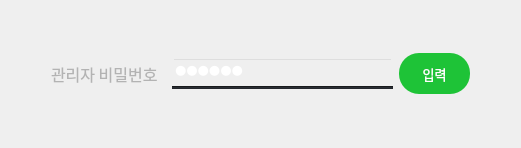
            <widget class="QWidget" name="admin_page">
             <layout class="QVBoxLayout" name="verticalLayout_37">
              <item>
               <layout class="QVBoxLayout" name="verticalLayout_36">
                <item>
                 <spacer name="verticalSpacer_14">
                  <property name="orientation">
                   <enum>Qt::Orientation::Vertical</enum>
                  </property>
                  <property name="sizeHint" stdset="0">
                   <size>
                    <width>20</width>
                    <height>40</height>
                   </size>
                  </property>
                 </spacer>
                </item>
                <item>
                 <layout class="QHBoxLayout" name="horizontalLayout_38">
                  <item>
                   <spacer name="horizontalSpacer_37">
                    <property name="orientation">
                     <enum>Qt::Orientation::Horizontal</enum>
                    </property>
                    <property name="sizeHint" stdset="0">
                     <size>
                      <width>40</width>
                      <height>20</height>
                     </size>
                    </property>
                   </spacer>
                  </item>
                  <item>
                   <widget class="QLabel" name="admin_pw_label">
                    <property name="minimumSize">
                     <size>
                      <width>115</width>
                      <height>46</height>
                     </size>
                    </property>
                    <property name="maximumSize">
                     <size>
                      <width>115</width>
                      <height>46</height>
                     </size>
                    </property>
                    <property name="font">
                     <font>
                      <family>Sans</family>
                      <pointsize>12</pointsize>
                     </font>
                    </property>
                    <property name="styleSheet">
                     <string notr="true">color: rgb(179,179,179);
background-color: rgba(255, 255, 255, 0);</string>
                    </property>
                    <property name="text">
                     <string>관리자 비밀번호</string>
                    </property>
                    <property name="alignment">
                     <set>Qt::AlignmentFlag::AlignLeading|Qt::AlignmentFlag::AlignLeft|Qt::AlignmentFlag::AlignVCenter</set>
                    </property>
                   </widget>
                  </item>
                  <item>
                   <layout class="QVBoxLayout" name="verticalLayout_35">
                    <property name="spacing">
                     <number>0</number>
                    </property>
                    <item>
                     <widget class="QLineEdit" name="admin_pw_input">
                      <property name="minimumSize">
                       <size>
                        <width>221</width>
                        <height>21</height>
                       </size>
                      </property>
                      <property name="maximumSize">
                       <size>
                        <width>221</width>
                        <height>21</height>
                       </size>
                      </property>
                      <property name="font">
                       <font>
                        <family>Sans</family>
                        <pointsize>10</pointsize>
                       </font>
                      </property>
                      <property name="focusPolicy">
                       <enum>Qt::FocusPolicy::StrongFocus</enum>
                      </property>
                      <property name="styleSheet">
                       <string notr="true">qproperty-frame: false;
font-size:10pt;
color: rgb(255, 255, 255);
background-color: rgba(255, 255, 255, 0);</string>
                      </property>
                      <property name="text">
                       <string>asdsad</string>
                      </property>
                      <property name="echoMode">
                       <enum>QLineEdit::EchoMode::Password</enum>
                      </property>
                     </widget>
                    </item>
                    <item>
                     <widget class="Line" name="admin_pw_input_line">
                      <property name="minimumSize">
                       <size>
                        <width>221</width>
                        <height>3</height>
                       </size>
                      </property>
                      <property name="maximumSize">
                       <size>
                        <width>221</width>
                        <height>3</height>
                       </size>
                      </property>
                      <property name="font">
                       <font>
                        <family>Sans</family>
                        <pointsize>5</pointsize>
                        <strikeout>false</strikeout>
                       </font>
                      </property>
                      <property name="contextMenuPolicy">
                       <enum>Qt::ContextMenuPolicy::NoContextMenu</enum>
                      </property>
                      <property name="autoFillBackground">
                       <bool>false</bool>
                      </property>
                      <property name="styleSheet">
                       <string notr="true">background-color: rgb(36, 39, 44)</string>
                      </property>
                      <property name="orientation">
                       <enum>Qt::Orientation::Horizontal</enum>
                      </property>
                     </widget>
                    </item>
                   </layout>
                  </item>
                  <item>
                   <widget class="QPushButton" name="admin_page_bnt">
                    <property name="minimumSize">
                     <size>
                      <width>71</width>
                      <height>41</height>
                     </size>
                    </property>
                    <property name="maximumSize">
                     <size>
                      <width>71</width>
                      <height>41</height>
                     </size>
                    </property>
                    <property name="font">
                     <font>
                      <family>Sans</family>
                      <pointsize>10</pointsize>
                     </font>
                    </property>
                    <property name="cursor">
                     <cursorShape>PointingHandCursor</cursorShape>
                    </property>
                    <property name="styleSheet">
                     <string notr="true">
background-color: rgb(30, 195, 55);
color: rgb(255, 255, 255);
border-radius: 20px;
</string>
                    </property>
                    <property name="text">
                     <string>입력</string>
                    </property>
                   </widget>
                  </item>
                  <item>
                   <spacer name="horizontalSpacer_38">
                    <property name="orientation">
                     <enum>Qt::Orientation::Horizontal</enum>
                    </property>
                    <property name="sizeHint" stdset="0">
                     <size>
                      <width>40</width>
                      <height>20</height>
                     </size>
                    </property>
                   </spacer>
                  </item>
                 </layout>
                </item>
                <item>
                 <spacer name="verticalSpacer_15">
                  <property name="orientation">
                   <enum>Qt::Orientation::Vertical</enum>
                  </property>
                  <property name="sizeHint" stdset="0">
                   <size>
                    <width>20</width>
                    <height>40</height>
                   </size>
                  </property>
                 </spacer>
                </item>
               </layout>
              </item>
             </layout>
            </widget>
